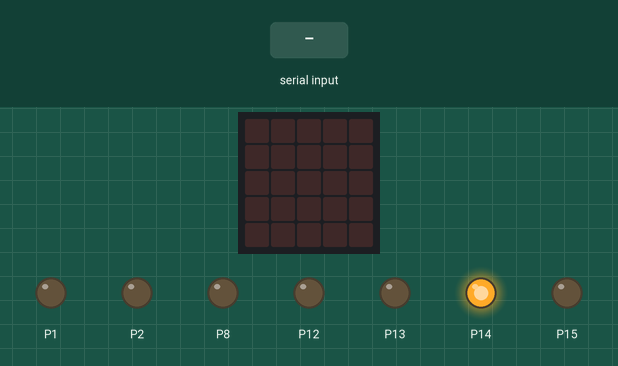
A program run on a simulated BBC micro:bit running MicroPython. Parts: the board's 5×5 LED display, output pins drawn as LEDs (lit = HIGH). Inputs (shaded band) come from the test bench.

Above: at 1.2 s.
1.3 s: "1" typed at the serial console
At 2.1 s:
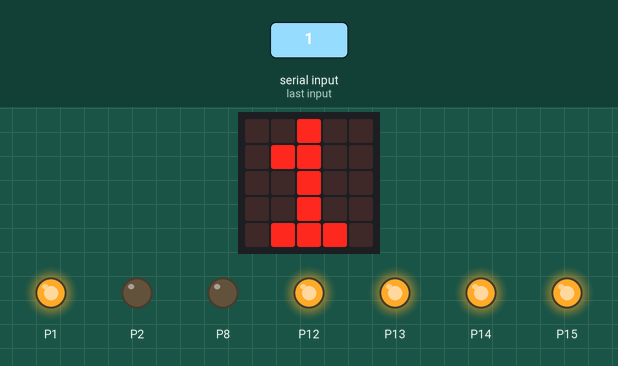
2.8 s: "2" typed at the serial console
At 3.3 s:
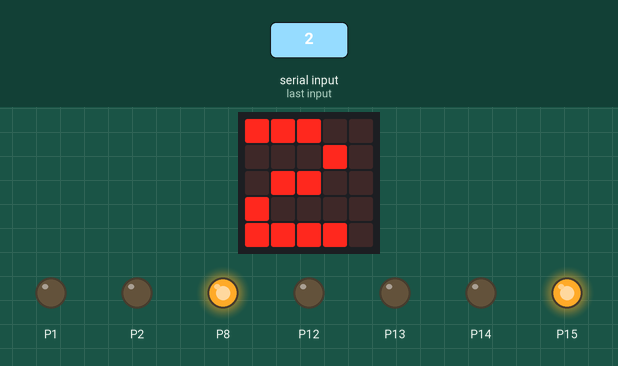
Timing chart, 0 to 5.8 s (numbered marks = the images above; inputs shaded):
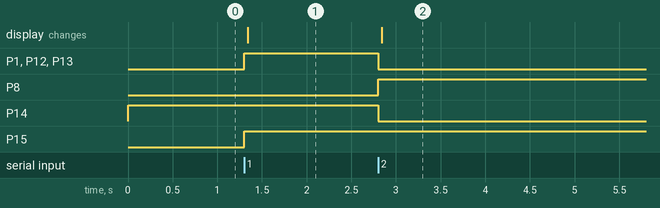

The program:

q4.py
```python
from microbit import *
display.clear()

pins=[pin1, pin2, pin8, pin12, pin13, pin14, pin15]
presets=[[0,0,0,0,0,1,0],[1,0,0,1,1,1,1],[0,0,1,0,0,0,1],[0,0,0,0,1,0,1],[1,0,0,1,1,0,0],[0,1,0,0,1,0,0],[0,1,0,0,0,0,0],[0,0,0,1,1,1,1],[0,0,0,0,0,0,0],[0,0,0,0,1,0,0]]

uart.init(baudrate=9600)
ii=0
# Code in a 'while True:' loop repeats forever
while True:
    data = uart.read()
    if data == b'1':
        ii=1
        display.show(ii)
    elif data == b'2':
        ii=2
        display.show(ii)

    for i in range(7):
        pins[i].write_digital(presets[ii][i])

         
```

Measured:
- after the input at 1.3 s, P1, P12, P13, P15: LOW → HIGH at once; the display: changes at once (image 1)
- after the input at 2.8 s, P1, P12–14: HIGH → LOW at once; P8: LOW → HIGH at once; the display: changes at once (image 2)
